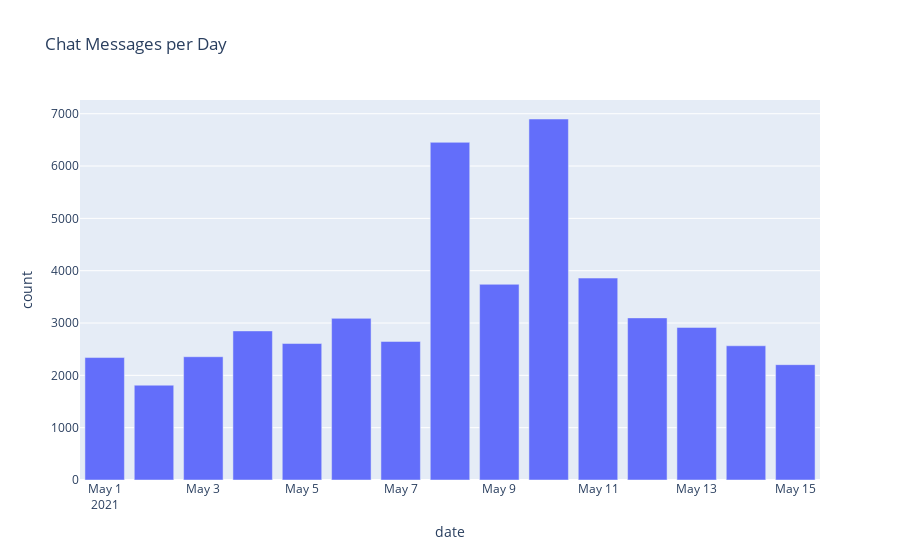

Here is the notebook cell this chart was saved with:
### Code cell
px.bar(chat_df_grouped, x='date', y='count', title='Chat Messages per Day')

### Figure 1 — Plotly figure (JSON) as saved in the notebook; plotly's stock layout.template omitted (floating-point values rounded to 4 significant figures)
{"data": [{"alignmentgroup": "True", "hovertemplate": "date=%{x}<br>count=%{y}<extra></extra>", "legendgroup": "", "marker": {"color": "#636efa", "pattern": {"shape": ""}}, "name": "", "offsetgroup": "", "orientation": "v", "showlegend": false, "textposition": "auto", "type": "bar", "x": ["2021-05-01T00:00:00", "2021-05-02T00:00:00", "2021-05-03T00:00:00", "2021-05-04T00:00:00", "2021-05-05T00:00:00", "2021-05-06T00:00:00", "2021-05-07T00:00:00", "2021-05-08T00:00:00", "2021-05-09T00:00:00", "2021-05-10T00:00:00", "2021-05-11T00:00:00", "2021-05-12T00:00:00", "2021-05-13T00:00:00", "2021-05-14T00:00:00", "2021-05-15T00:00:00"], "xaxis": "x", "y": [2340, 1812, 2356, 2849, 2608, 3089, 2648, 6453, 3740, 6899, 3859, 3098, 2916, 2565, 2204], "yaxis": "y"}], "layout": {"barmode": "relative", "legend": {"tracegroupgap": 0}, "title": {"text": "Chat Messages per Day"}, "xaxis": {"anchor": "y", "domain": [0, 1], "title": {"text": "date"}}, "yaxis": {"anchor": "x", "domain": [0, 1], "title": {"text": "count"}}}}
